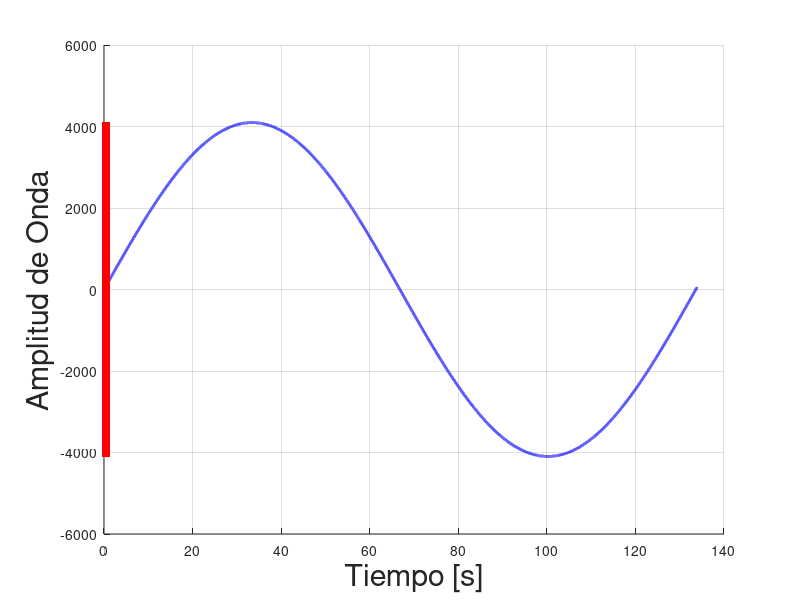

MATLAB code to generate this figure:
clc
close all
clear

%% Cuentas

freq = 330;

t = 0:1:44100;
y = 4096 * sin(2.0 * pi *freq* t / 44100);
% pi+2*k*pi = 2 * pi * freq * t / 44100
% 22050 * (1+2*k) / freq = t

i = 1;
t1 = zeros(1,201);
for k = 0:1:44200
    t1(i) = 22050 * (1+2*k) / freq;
    i = i + 1;
end
t1 = t1/44100;
y1 = 4096 * sin(2 * pi *freq* t1 / 44100);

figure(1)
set(figure(1),'defaultAxesColorOrder',[[0 0 0];[0 0 0]])
hold on
plot(t1,y1,'LineStyle','-','LineWidth',2,'Color','b')
plot(t/44100,y,'LineStyle','-','LineWidth',2,'Color','r')
hold off
grid on
% xlim([0.08 0.12])
ylabel('Amplitud de Onda','FontSize', 22)
xlabel('Tiempo [s]','FontSize', 22)